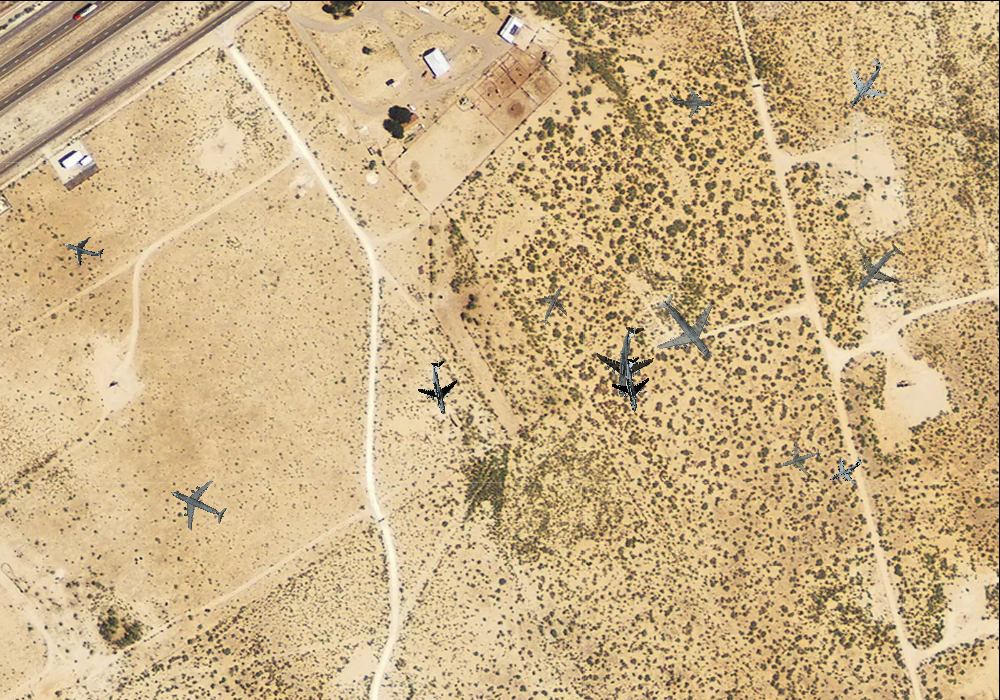
#> input picture Module 2 - R-CNN/Solutions/images/test-img-selective-search.png, 1000 x 700 px
$ jupyter execute '2 - Selective Search Solution.ipynb'
#> lines starting #> are read from the running program, lines starting #| are printed output that depends on the picture
# Selective Search for finding regions of interest

<br><br>

<center>Image taken from <a href="https://ivi.fnwi.uva.nl/isis/publications/bibtexbrowser.php?key=UijlingsIJCV2013&bib=all.bib">here</a></center>

In the *naive* approach to object segmentation, we used the sliding window technique to generate a region of interest (ROIs) for an image. But this approach was not practical for our case of plane detection, it relayed only on one dimension of the window, and most of all - it was very slow!

Before we build our R-CNN model (in the next lesson), we need to learn a better, smarter way of finding ROIs! That's where the Selective Search algorithm comes.

The selective Search algorithm handles the issue with different scales that we had. Still, it looks at the texture of certain parts of an image and, based on that group items, produces regions and ultimately proposes ROIs. Because of the grouping part, this algorithm works very fast!

Here are the links to learn Selective Search:
- *code from here will be used in the exercise* https://www.pyimagesearch.com/2020/06/29/opencv-selective-search-for-object-detection/

- Theory driven explanation: https://learnopencv.com/selective-search-for-object-detection-cpp-python/

### Steps:
1. Implement Selective Search algorithm

### Topics covered and learning objectives
- Selective Search

### Time estimates:
- Reading/Watching materials: 20min
- Exercises: 15min
<br><br>
- **Total**: ~30min

## Import dependencies

[cell 1]
import os
import cv2
import numpy as np
import pandas as pd
import matplotlib.pyplot as plt

[cell 2]
# Load the test image for this notebook
test_img_path = "images/test-img-selective-search.png"

[cell 3]
test_img =  cv2.cvtColor(cv2.imread(test_img_path), cv2.COLOR_BGR2RGB)
plt.imshow(test_img)

### Exercise 1: Define the selective search algorithm

Following the implementation used in the [PyImageSearch](https://www.pyimagesearch.com/2020/06/29/opencv-selective-search-for-object-detection/) blog, define the SS object using OpenCV.

[cell 4]
ss = cv2.ximgproc.segmentation.createSelectiveSearchSegmentation()

### Exercise 2: Run SS Algorithm on the **test_img**

HINT: There are three steps to this
- put the image to the ss algorithm
- set the algorithm to work in the **fast** mode
- run the processing and save the result in the variable called **ssresults**

NOTE: The last step is essential because the visualization code works with that variable name

[cell 5]
ss.setBaseImage(test_img)
ss.switchToSelectiveSearchFast()
ssresults = ss.process()

### Result visualization

[cell 6]
for i in range(200):
    cv2.rectangle(test_img,
                  (ssresults[i][0], ssresults[i][1]),
                  (ssresults[i][0]+ssresults[i][2], ssresults[i][1]+ssresults[i][3]),
                  (0, 255, 0), 1, cv2.LINE_AA)
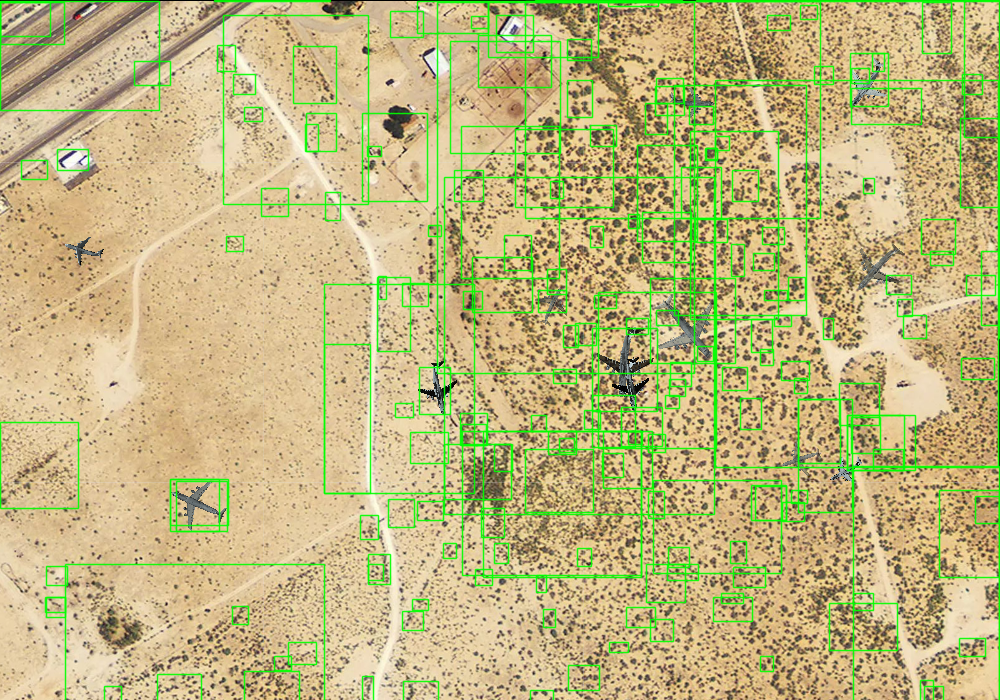
#> test_img: shape (700, 1000, 3); mean R, G, B 191, 182.4, 126.8

plt.figure(figsize=(12, 10), dpi=80)
plt.imshow(test_img)
